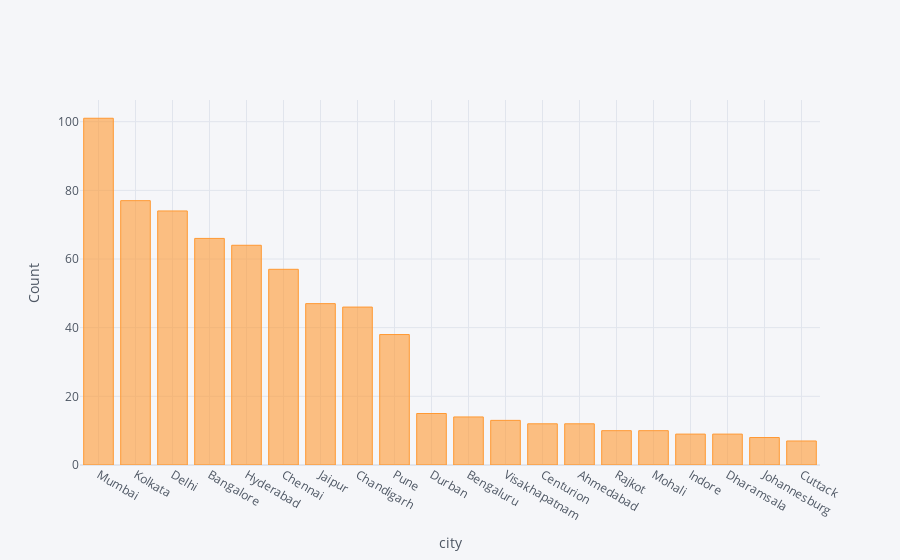

The cell this chart's notebook holds for it:
### Code cell
city[:20].iplot(kind = 'bar',xTitle='city', yTitle ='Count')

### Figure 1 — Plotly figure (JSON) as saved in the notebook; plotly's stock layout.template omitted (floating-point values rounded to 4 significant figures)
{"data": [{"marker": {"color": "rgba(255, 153, 51, 0.6)", "line": {"color": "rgba(255, 153, 51, 1.0)", "width": 1}}, "name": "city", "orientation": "v", "text": "", "type": "bar", "x": ["Mumbai", "Kolkata", "Delhi", "Bangalore", "Hyderabad", "Chennai", "Jaipur", "Chandigarh", "Pune", "Durban", "Bengaluru", "Visakhapatnam", "Centurion", "Ahmedabad", "Rajkot", "Mohali", "Indore", "Dharamsala", "Johannesburg", "Cuttack"], "y": [101, 77, 74, 66, 64, 57, 47, 46, 38, 15, 14, 13, 12, 12, 10, 10, 9, 9, 8, 7]}], "layout": {"legend": {"bgcolor": "#F5F6F9", "font": {"color": "#4D5663"}}, "paper_bgcolor": "#F5F6F9", "plot_bgcolor": "#F5F6F9", "title": {"font": {"color": "#4D5663"}}, "xaxis": {"gridcolor": "#E1E5ED", "showgrid": true, "tickfont": {"color": "#4D5663"}, "title": {"font": {"color": "#4D5663"}, "text": "city"}, "zerolinecolor": "#E1E5ED"}, "yaxis": {"gridcolor": "#E1E5ED", "showgrid": true, "tickfont": {"color": "#4D5663"}, "title": {"font": {"color": "#4D5663"}, "text": "Count"}, "zerolinecolor": "#E1E5ED"}}}
